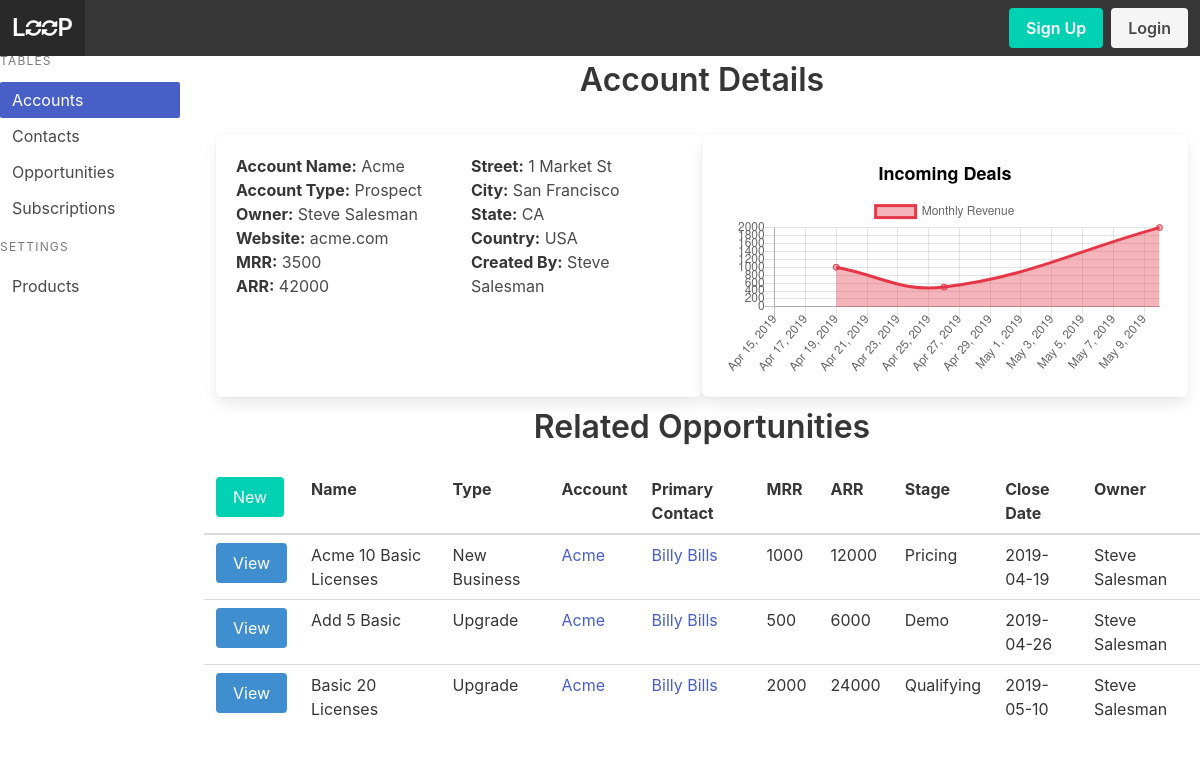
/account/1/r, run on an earlier commit of the app's database.
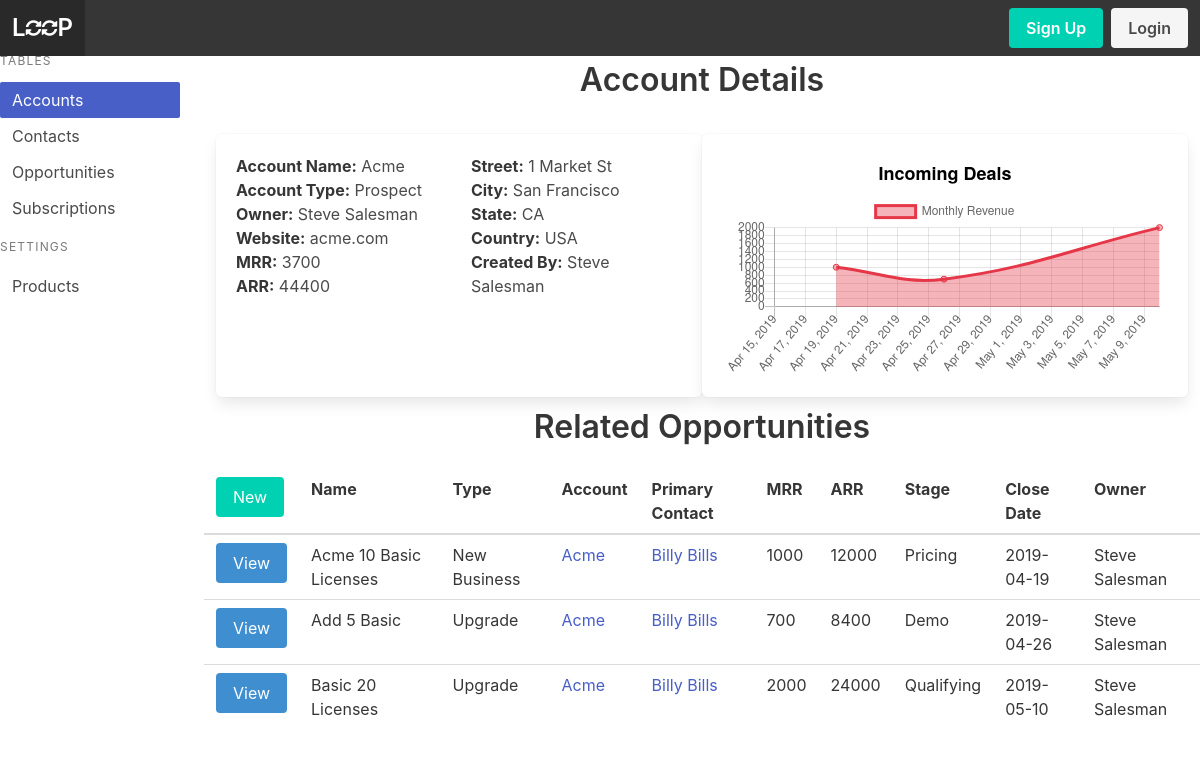
And on a later commit of the database.
### models.py (models this page shows, shortened)
class Account(Model):
    name = CharField()
    owner = ForeignKeyField(model=User, null=True, backref='owner')
    created_by = ForeignKeyField(model=User, null=True, backref='creator')
    account_type = CharField()
    street = CharField()
    city = CharField()
    state = CharField()
    country = CharField()
    website = CharField()
    mrr = DecimalField()
    arr = DecimalField()
    class Meta:
        database = DATABASE

class Opportunity(Model):
    account = ForeignKeyField(model=Account, null=True, backref='opportunity')
    name = CharField()
    owner = ForeignKeyField(model=User, null=True, backref='owner')
    opportunity_type = CharField()
    primary_contact = ForeignKeyField(model=Contact, null=True, backref='opportunity')
    mrr = DecimalField()
    arr = DecimalField()
    stage = CharField()
    close_date = DateField()
    created_by = ForeignKeyField(model=User, null=True, backref='creator')
    class Meta:
        database = DATABASE

class Contact(Model):
    account = ForeignKeyField(model=Account, null=True, backref='contact')
    owner = ForeignKeyField(model=User, null=True, backref='owner')
    created_by = ForeignKeyField(model=User, null=True, backref='creator')
    first_name = CharField()
    last_name = CharField()
    title = CharField()
    department = CharField()
    street = CharField()
    city = CharField()
    state = CharField()
    country = CharField()
    phone = CharField()
    email = CharField()
    class Meta:
        database = DATABASE

class User(UserMixin, Model):
    username = CharField(unique=True)
    fullname = CharField()
    email = CharField(unique=True)
    password = CharField(max_length=100)
    joined_at = DateTimeField(default=datetime.datetime.now)
    is_admin = BooleanField(default=False)
    class Meta:
        database = DATABASE

### app.py (the view)
@app.route('/account', methods=['GET'])
@app.route('/account/', methods=['GET'])
@app.route('/account/r', methods=['GET'])
@app.route('/account/<accountid>', methods=['GET'])
@app.route('/account/<accountid>/', methods=['GET'])
@app.route('/account/<accountid>/r', methods=['GET'])
def account(accountid=None):
    accounts = models.Account.select()
    title = 'Accounts'
    acct_w_opps = models.Account.select(models.Account.id, models.Account.name, fn.COUNT(models.Opportunity.id).alias('open_opps')).join(models.Opportunity, JOIN.LEFT_OUTER, on=((models.Account.id == models.Opportunity.account_id) & (models.Opportunity.stage != 'Closed Won') & (models.Opportunity.stage != 'Lost'))).group_by(models.Account.id, models.Account.name)
    if accountid != None:
        title = 'Account Details'
        account = models.Account.select().where(accountid == models.Account.id).get()
        opportunities = models.Opportunity.select().where(accountid == models.Opportunity.account_id)
        return render_template('account-detail.html', account=account, user=g.user._get_current_object(), opportunities=opportunities, title=title)
    print(acct_w_opps)
    return render_template('account.html', accounts=accounts, title=title, acct_w_opps=acct_w_opps)

### app.py (called while the page is built)
@app.before_request
def before_request():
    g.db = models.DATABASE
    g.db.connect()
    g.user = current_user

@app.after_request
def after_request(response):
    g.db.close()
    return response

### templates/account-detail.html (shortened to what this page needs)
{% extends 'index.html' %}
{% from 'macros.html' import render_opportunity %}
{% block content %}
<div class='tile is-parent'>
    <div class="tile is-child box">
        <div class="columns">
            <div class='column'>
                <p><strong>Account Name:</strong> {{account.name}}</p>
                <p><strong>Account Type:</strong> {{account.account_type}}</p>
                <p><strong>Owner:</strong> {{account.owner.fullname}}</p>
                <p><strong>Website:</strong> {{account.website}}</p>
                <p><strong>MRR:</strong> {{account.mrr}}</p>
                <p><strong>ARR:</strong> {{account.arr}}</p>
            </div>
            <div class='column'>
                <p><strong>Street:</strong> {{account.street}}</p>
                <p><strong>City:</strong> {{account.city}}</p>
                <p><strong>State:</strong> {{account.state}}</p>
                <p><strong>Country:</strong> {{account.country}}</p>
                <p><strong>Created By:</strong> {{account.created_by.fullname}}</p>
            </div>
        </div>
    </div>
    <div class="tile is-child box">
        <canvas id='graph-1'></canvas>
    </div>
</div>
<div class='level'>
    <p class='title level-item'>Related Opportunities</p>
</div>
<table class="table is-fullwidth is-hoverable">
        <thead>
            <tr>
                <td><a class='button is-primary' href="{{url_for('create_opportunity', accountid=account.id)}}">New</a></td>
                <th>Name</th>
                <th>Type</th>
                <th>Account</th>
                <th>Primary Contact</th>
                <th>MRR</th>
                <th>ARR</th>
                <th>Stage</th>
                <th>Close Date</th>
                <th>Owner</th>
            </tr>
        </thead>
        <tbody>
            {% for opportunity in opportunities %}
                {{ render_opportunity(opportunity) }}
            {% endfor %}
        </tbody>
</table>
<script>
    $(document).ready(function() {
        let graph1 = $('#graph-1');
        let graph1Chart = new Chart(graph1,{
            type: 'line',
            data: {
                labels : [{% for opportunity in opportunities %}
                            moment("{{opportunity.close_date}}").format("YYYY-MM-DD"),
                            {% endfor %}],
                datasets : [{
                    backgroundColor: '#e5374860',
                    borderColor: '#e53748',
                    hoverBorderColor: 'black',
                    label: 'Monthly Revenue',
                    yAxisID: 'mrr-left',
                    data : [
                        {% for opportunity in opportunities %}
                            "{{opportunity.mrr}}",
                        {% endfor %}
                        ]
                }]
            },
            options: {
                scales: {
                    yAxes: [{
                        id: 'mrr-left',
                        position: 'left',
                        ticks: {
                            beginAtZero: true,
                        }
                    }],
                    xAxes: [{
                        type: 'time',
                        time: {
                            displayFormats: {
                                'day': 'll'
                            },
                            min: moment().format('ll')
                        }
                    }]
                },
                title: {
                    display: true,
                    text: 'Incoming Deals',
                    fontSize: 18,
                    fontColor: 'black'
                }
            }
        });
        $('#account-menu').addClass('is-active');
    });
</script>
{% endblock %}

### templates/macros.html (shortened to what this page needs)
{% macro render_opportunity(opportunity) %}
    <tr>
        <td><a class='button is-info' href="{{url_for('opportunity', opportunityid=opportunity.id)}}">View</a></td>
        <td>{{opportunity.name}}</td>
        <td>{{opportunity.opportunity_type}}</td>
        <td>{% if opportunity.account %}<a href="{{url_for('account', accountid=opportunity.account.id)}}">{{opportunity.account.name}}</a>{% endif %}</td>
        <td>{% if opportunity.primary_contact %}<a href="{{url_for('contact',contactid=opportunity.primary_contact.id)}}">{{opportunity.primary_contact.first_name + ' ' + opportunity.primary_contact.last_name}}</a>{% endif %}</td>
        <td>{{opportunity.mrr}}</td>
        <td>{{opportunity.arr}}</td>
        <td>{{opportunity.stage}}</td>
        <td>{{opportunity.close_date}}</td>
        <td>{% if opportunity.owner %}{{opportunity.owner.fullname}}{% endif %}</td>
    </tr>
{% endmacro %}

What changed in the data, as far as the page shows it:
changed Account "Acme": mrr "3500" → "3700"; arr "42000" → "44400"
changed Opportunity "Add 5 Basic": mrr "500" → "700"; arr "6000" → "8400"
Also different on the page:
chart data {{ opportunity.mrr }}: 1000, 500, 2000 → 1000, 700, 2000
